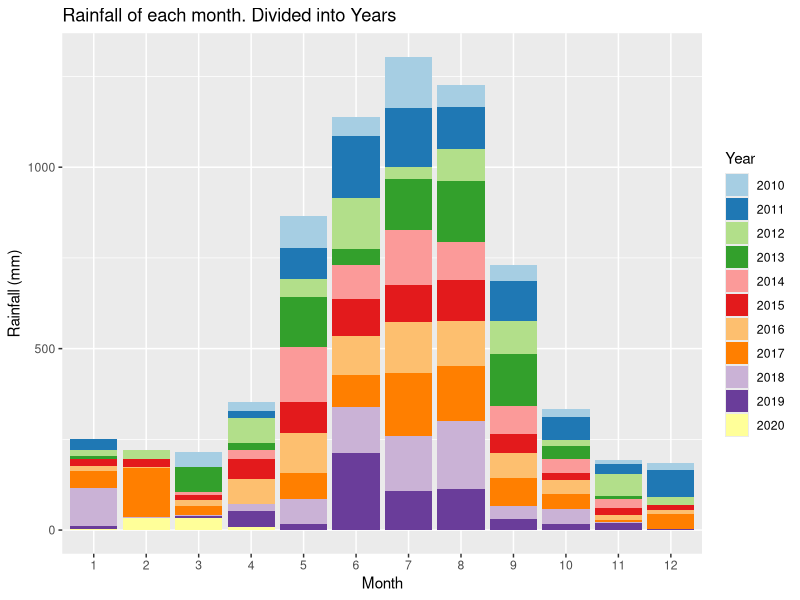
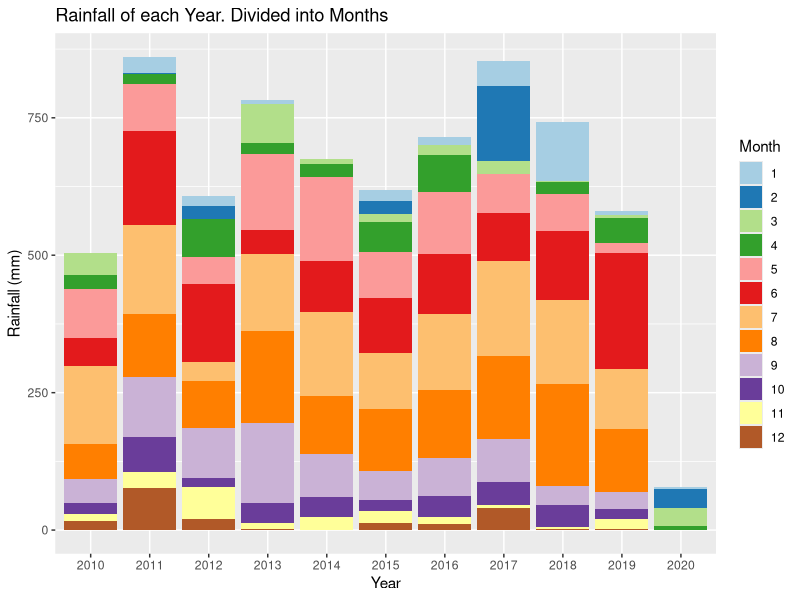
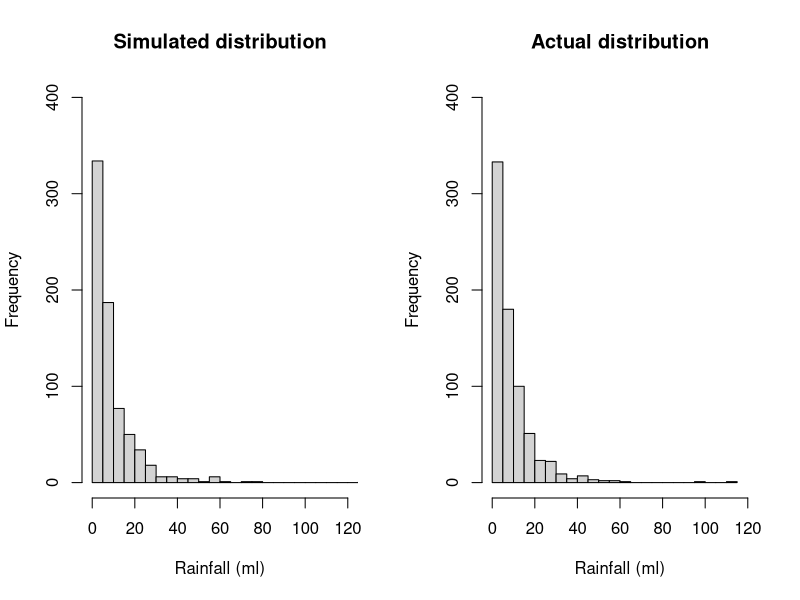
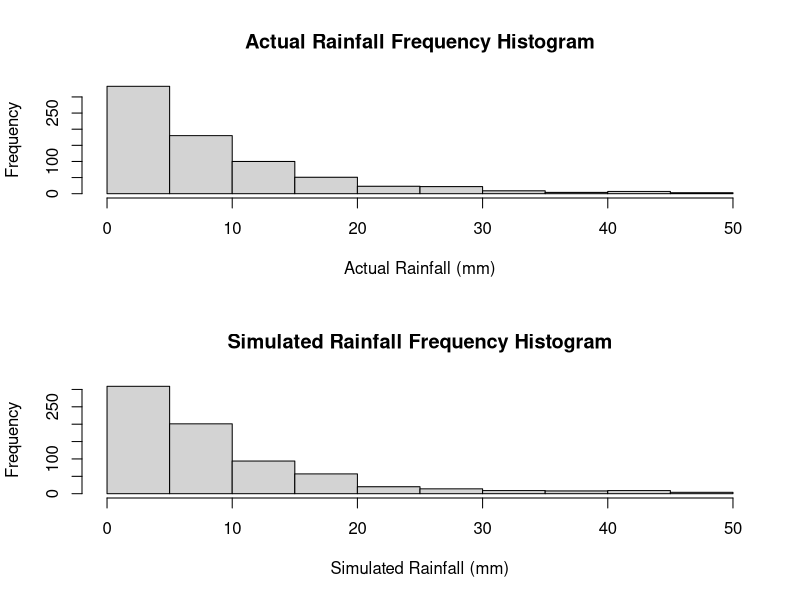
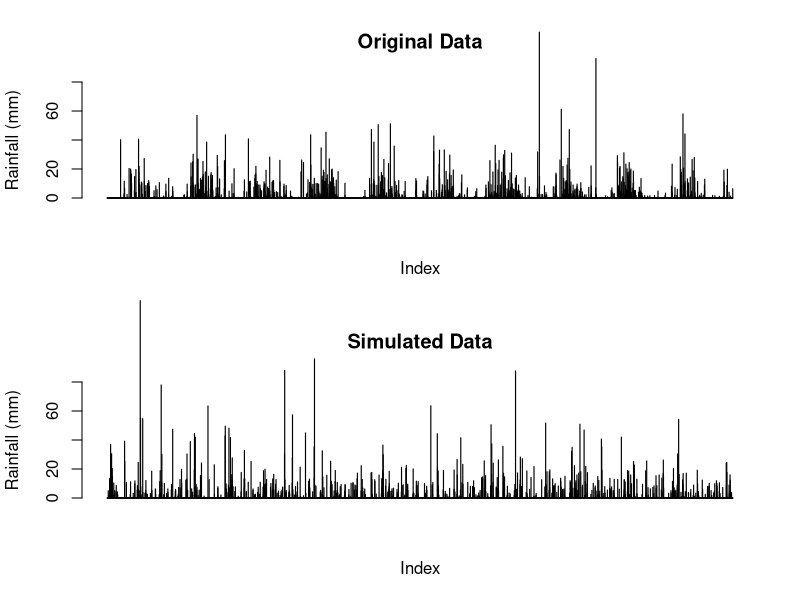
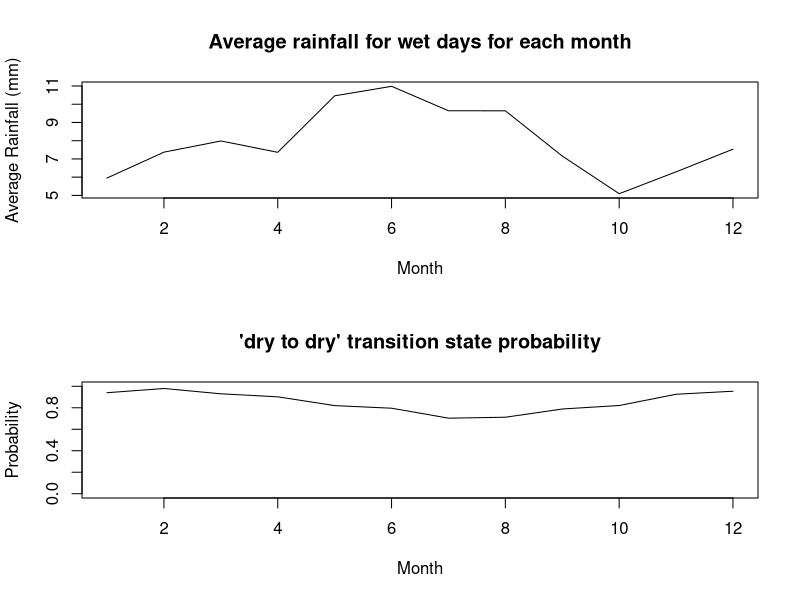
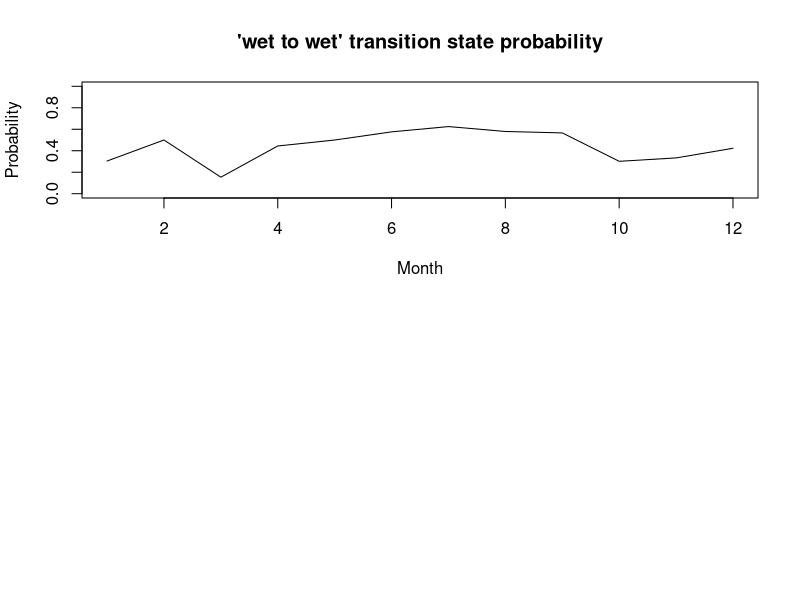
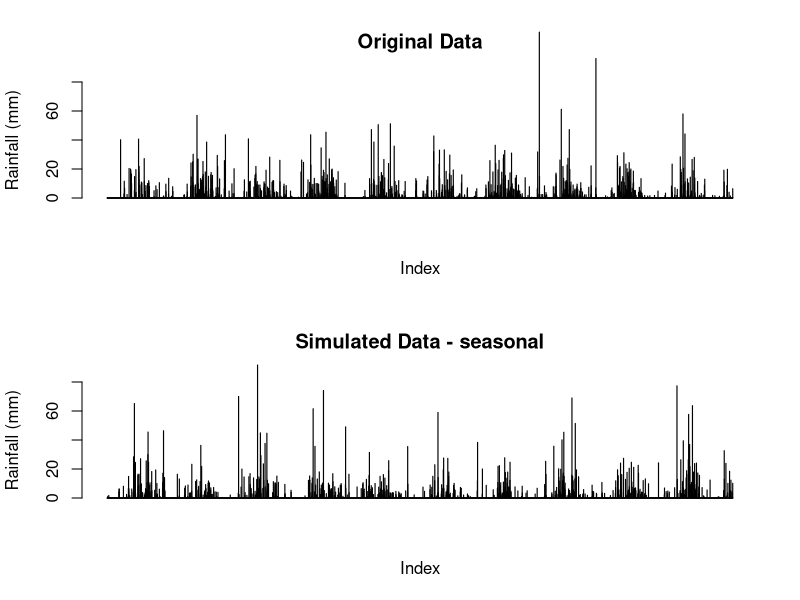

Write the R code that produced these figures, in order.
## ---- chunk 1
knitr::opts_chunk$set(echo = TRUE)
## ---- chunk 2
# Reading in the data from the csv file
data <-  read.csv("IDCJAC0009_009225_1800_Data.csv")
weather_data <- data
weather_data <- weather_data[which(is.na(weather_data$Rainfall.amount..millimetres.) == FALSE),] # excluding rows with no rainfall record made 
## ---- chunk 3
weather_data$date <- do.call(paste, c(weather_data[c("Day", "Month", "Year")], sep = "-")) # creating a column that contains the date for easy indentification
## ---- chunk 4
# function to categorise day as either 'wet' or 'dry' for the Markov Chain functions
state <- function(x){
  stateList <- c()
  for(ii in 1:length(x)){
    if(x[ii] < 1){
      stateList <- c(stateList, "dry")
    }
    if(x[ii] >= 1){
      stateList <- c(stateList, "wet")
    }
  }
  return(stateList)
}
weather_data$state <- state(weather_data$Rainfall.amount..millimetres.)
## ---- chunk 5
head(weather_data[,c('Rainfall.amount..millimetres.','state')], 10)
## ---- chunk 6
# function establishing Markov Chain transition state. Establishing the relationship between the rainfall of a given day and the day before it.
transitionState <- function(x){
  transitionStateList <- c('') #can't find transition state of first observation
  for(i in 2:length(x)){
    if(x[i] == "dry"){
      if (x[i-1] == "dry"){
        transitionStateList <- c(transitionStateList, "DryToDry")
      }
      else {
        transitionStateList <- c(transitionStateList, "WetToDry")
      }
    }
    if(x[i] == "wet"){
      if (x[i-1] == "dry"){
        transitionStateList <- c(transitionStateList, "DryToWet")
      }
      else {
        transitionStateList <- c(transitionStateList, "WetToWet")
      }
    }
  }
  return(transitionStateList)
}
weather_data$transitionState <- transitionState(weather_data$state)
## ---- chunk 7
head(weather_data[,c('Rainfall.amount..millimetres.','state', 'transitionState')], 10)
## ---- chunk 8
train_data <- subset(weather_data, Year >= 2010) # only look at the most recent, relevant data.
library(ggplot2)
library(RColorBrewer)

# explorative plots investigating the distribution of rainfall across months and years

# Plotting the rainfall data (grouped by years and months)
# Distribution of rainfall by month (segmented by year)
ggplot(train_data, aes(x = factor(Month), y = Rainfall.amount..millimetres., fill = factor(Year))) + 
  geom_bar(stat = "identity") + 
  scale_fill_brewer(palette = "Paired") + 
  xlab("Month")+
  ylab("Rainfall (mm)")+
  labs(fill = "Year")+
  ggtitle("Rainfall of each month. Divided into Years")
# There does appear to be a rough distribution of rainfall by month. Most years May, June, July, August, and September (month 5-9) have the most rain. There are outliers

ggplot(train_data, aes(x = factor(Year), y = Rainfall.amount..millimetres., fill = factor(Month))) + 
  geom_bar(stat = "identity") + 
  scale_fill_brewer(palette = "Paired") + 
  xlab("Year")+
  ylab("Rainfall (mm)")+
  labs(fill = "Month")+
  ggtitle("Rainfall of each Year. Divided into Months")
# There does not appear to be any obvious pattern in the rainfall across the 10 years (note. 2020 only contains 4 months of data, hence the low rainfall). The average looks to be around 650-700 mm. 
## ---- chunk 9
table(train_data$Month, train_data$Year) # only four months of data in 2020
## ---- chunk 10
#Calculating transition state probabilities, in general (no respect to month or season)
weatherTable <- table(train_data$transitionState)
weatherTable

probWetToWet = weatherTable['WetToWet'] / (weatherTable['WetToWet'] + weatherTable['WetToDry'])
probWetToWet

probDryToDry = weatherTable['DryToDry'] / (weatherTable['DryToDry'] + weatherTable['DryToWet'])
probDryToDry
## ---- chunk 11
#Basic generator (No seasonal variation)

#calculated above
generateRainfallBasic <- function(genLength){
  currentState = "dry" # Years start with very little rain, so more likely to start dry
  rainAmountList <- c()
  for (i3 in 1:genLength){
    if (currentState == "dry"){
      if (runif(1) < probDryToDry){
        currentState = "dry"
      }
      else{
        currentState = "wet"
      }
    }
    else if (currentState == "wet"){
      if (runif(1) < probWetToWet){
        currentState = "wet"
      }
      else{
        currentState = "dry"
      }
    }
                                      #generating amount of rainfall if state is wet, else 0
    if (currentState == "wet"){
      rainAmount <- 5.66*exp(rnorm(1))
      rainAmountList <- c(rainAmountList, rainAmount)
    }
    else{
      rainAmountList <- c(rainAmountList, 0)
    }
  }
  return(rainAmountList)
}
## ---- chunk 12
#comparing log-normal against actual data, veeerryyyy close fit, will use log-normal for rainfall sim
par(mfrow=c(1,2))
p1 <- 5.66*exp(rnorm(732))
hist(p1, breaks = 30, xlim = c(0,120), ylim = c(0,400), main = "Simulated distribution", xlab = "Rainfall (ml)")

p2 <- train_data$Rainfall.amount..millimetres.[train_data$Rainfall.amount..millimetres.>1]
hist(p2, breaks = 30, xlim = c(0,120), ylim = c(0,400), main = "Actual distribution", xlab = "Rainfall (ml)")

mean(p1)
mean(p2)
## ---- chunk 13
#Basic generator tests
testRainfall = generateRainfallBasic(3761)

par(mfrow=c(2,1))
hist(train_data$Rainfall.amount..millimetres.[train_data$Rainfall.amount..millimetres.>1 & train_data$Rainfall.amount..millimetres.<50], xlab = "Actual Rainfall (mm)", main = "Actual Rainfall Frequency Histogram")
hist(testRainfall[testRainfall > 1 & testRainfall <50], xlab = "Simulated Rainfall (mm)", main = "Simulated Rainfall Frequency Histogram")

par(mfrow=c(2,1))
barplot(train_data$Rainfall.amount..millimetres., ylim = c(0,80), main = "Original Data", ylab = "Rainfall (mm)", xlab = "Index")
barplot(testRainfall, ylim = c(0,80), main = "Simulated Data", ylab = "Rainfall (mm)", xlab = "Index")
## ---- chunk 14
#Calculates the transition probabilities for each month

transitonStatesMonthsFrame <- data.frame(list(rep(0, 12), list(rep(0, 12), list(rep(0, 12), list(rep(0, 12)))))) #Initialises 12x4 frame filled with zeroes (4 columns for each transition state, 12 rows for each month)
names(transitonStatesMonthsFrame) <- c('DryToDry', 'DryToWet', 'WetToDry', 'WetToWet')

#Makes the dataframe with the count of each transition state with each month
for (i4 in 1:dim(train_data)[1]){
  tempTransitionState <- train_data[i4, 'transitionState']
  tempMonth <- train_data[i4, 'Month'] 
  transitonStatesMonthsFrame[tempMonth, tempTransitionState] <- transitonStatesMonthsFrame[tempMonth, tempTransitionState]+1 # increase count of tempTransitionState for month tempMonth by 1
}
## ---- chunk 15
head(transitonStatesMonthsFrame, 10)
## ---- chunk 16
#Calculates the transition state probabilities for each month in the data frame
probTransitonStatesMonthsFrame <- transitonStatesMonthsFrame
for (i in 1:dim(transitonStatesMonthsFrame)[1]){
  
  probTransitonStatesMonthsFrame[i, 'DryToDry'] <- transitonStatesMonthsFrame[i, 'DryToDry'] / (transitonStatesMonthsFrame[i, 'DryToDry'] + transitonStatesMonthsFrame[i, 'DryToWet'])
  
  probTransitonStatesMonthsFrame[i, 'DryToWet'] <- transitonStatesMonthsFrame[i, 'DryToWet'] / (transitonStatesMonthsFrame[i, 'DryToDry'] + transitonStatesMonthsFrame[i, 'DryToWet'])
    
  probTransitonStatesMonthsFrame[i, 'WetToDry'] <- transitonStatesMonthsFrame[i, 'WetToDry'] / (transitonStatesMonthsFrame[i, 'WetToDry'] + transitonStatesMonthsFrame[i, 'WetToWet'])
    
  probTransitonStatesMonthsFrame[i, 'WetToWet'] <- transitonStatesMonthsFrame[i, 'WetToWet'] / (transitonStatesMonthsFrame[i, 'WetToDry'] + transitonStatesMonthsFrame[i, 'WetToWet'])
}
## ---- chunk 17
head(probTransitonStatesMonthsFrame, 10)
## ---- chunk 18
#testing average rainfall when its rains in each month, and for wettowet vs drytowet transitions.
test_w2w <- train_data$Rainfall.amount..millimetres.[train_data$transitionState == "WetToWet"]
test_d2w <- train_data$Rainfall.amount..millimetres.[train_data$transitionState == "DryToWet"]
mean(test_w2w)
mean(test_d2w)
wilcox.test(test_d2w, test_w2w)
#since resulting wilcox test p-value is 0.85, we conclude that theres no difference in rainfall depending on the transition state, and do not need to include it in our model.

test_rainfallPerMonth <- train_data[train_data$state == "wet",c(4,6)]
kruskal.test(Rainfall.amount..millimetres. ~ Month, data = test_rainfallPerMonth)
#p-val = 0.00016, therefore difference between average rainfall for each month

## ---- chunk 19
#calculating the mean rainfall when it rains for each month, to change how much it rains according to the generator later on. Limited to less than 60 mls as the dataset is not large enough for large rainfall amounts (such as 114ml in feburary) to not throw the mean off.
rainMonthData <- c()
for (i in 1:12){
  temp<- train_data$Rainfall.amount..millimetres.[train_data$state == "wet" & train_data$Month == i & train_data$Rainfall.amount..millimetres. < 60]
  rainMonthData <- c(rainMonthData, list(temp))
  rm(temp)
}

rainfallAvgMonth <- sapply(rainMonthData, mean)

## ---- chunk 20
plot(c(1:12), rainfallAvgMonth, type = "l", xlab = "Month", ylab = "Average Rainfall (mm)", main = "Average rainfall for wet days for each month")
## ---- chunk 21
#How the transition state probabilities vary for each month
plot(probTransitonStatesMonthsFrame$DryToDry, ylim = c(0,1), xlab = "Month", main = "'dry to dry' transition state probability", type = 'l', ylab = "Probability")
plot(probTransitonStatesMonthsFrame$WetToWet, ylim = c(0,1), xlab = "Month", main = "'wet to wet' transition state probability", type = 'l', ylab = "Probability")
## ---- chunk 22

#Weather generator accounting  for seasonal variation of transition states or something i hope
#Yes this is just a spicy version of basic generator it's mostly the same in fact if i forget to even do this it is the same


generateRainfallSeasonal <- function(input){
  # input must be weather_data or a subset of weather_data
  currentState = "dry" #can make this into a random choice later
  rainAmountList <- c()
  for (i5 in 1:dim(input)[1]){
    if (currentState == "dry"){
      if (runif(1) < probTransitonStatesMonthsFrame[input[i5, 'Month'], 'DryToDry']){ #now inputs depending on the month of input
        currentState = "dry"
      }
      else{
        currentState = "wet"
      }
    }
    else if (currentState == "wet"){
      if (runif(1) < probTransitonStatesMonthsFrame[input[i5, 'Month'], 'WetToWet']){
        currentState = "wet"
      }
      else{
        currentState = "dry"
      }
    }
                                      #generating amount of rainfall if state is wet, else 0
    if (currentState == "wet"){
      
      #rainAmount <- 5.66*exp(rnorm(1)) #now log-normal dist, 5 used because is close to mean of weather_data's / the mean of what exp(rnorm(1)) is by default /// Old Version 
      rainAmount <- rainfallAvgMonth[input[i5, 'Month']]*exp(rnorm(1))/1.648 #average of exp(rnorm(1)) is ~1.648, so we divide by that so the average of each month will just be the actual average calculated from rainfallAvgMonth.
      
      rainAmountList <- c(rainAmountList, rainAmount)
    }
    else{
      rainAmountList <- c(rainAmountList, 0)
    }
  }
  return(rainAmountList)
}
## ---- chunk 23
#testing code for seasonal generator
inputSeasonalRainfall <- dplyr::select(train_data, 'Year', 'Month', 'Day') #using existing train data's dates to input to function, instead of putting in just how many to generate

testSeasonalRainfall = generateRainfallSeasonal(inputSeasonalRainfall)
## ---- chunk 24
par(mfrow=c(2,1))
barplot(train_data$Rainfall.amount..millimetres., ylim = c(0,80), main = "Original Data", ylab = "Rainfall (mm)", xlab = "Index")
barplot(testSeasonalRainfall, ylim = c(0,80), main = "Simulated Data - seasonal", ylab = "Rainfall (mm)", xlab = "Index")
## ---- chunk 25
set.seed(100345)

sampID <- sample.int(nrow(train_data), size = 0.8*nrow(train_data), replace = FALSE)
train_data <- train_data[sampID,] # 80% of data for training
test_data <- train_data[-sampID,] # 20% for testing
## ---- chunk 26
#code to calculate transition probabilities for each month (copied from earlier)
  # calculating the number of occurances of each trainsition state for eah month
transitonStatesMonthsFrame <- data.frame(list(rep(0, 12), list(rep(0, 12), list(rep(0, 12), list(rep(0, 12)))))) #initialising frame by creating 12x4 frame filled with zeroes
names(transitonStatesMonthsFrame) <- c('DryToDry', 'DryToWet', 'WetToDry', 'WetToWet') #name da columns

for (i4 in 1:dim(train_data)[1]){ #making dataframe with count of each transition state for each month
  tempTransitionState <- train_data[i4, 'transitionState']
  tempMonth <- train_data[i4, 'Month']
  transitonStatesMonthsFrame[tempMonth, tempTransitionState] <- transitonStatesMonthsFrame[tempMonth, tempTransitionState]+1
}


  #calculating the probabilites of each transition state for eachonth from the number of occurances 
probTransitonStatesMonthsFrame<- transitonStatesMonthsFrame

for (i in 1:dim(transitonStatesMonthsFrame)[1]){ #calculating transition probs for each month in df
  
  probTransitonStatesMonthsFrame[i, 'DryToDry'] <- transitonStatesMonthsFrame[i, 'DryToDry'] / (transitonStatesMonthsFrame[i, 'DryToDry'] + transitonStatesMonthsFrame[i, 'DryToWet'])
  
  probTransitonStatesMonthsFrame[i, 'DryToWet'] <- transitonStatesMonthsFrame[i, 'DryToWet'] / (transitonStatesMonthsFrame[i, 'DryToDry'] + transitonStatesMonthsFrame[i, 'DryToWet'])
    
  probTransitonStatesMonthsFrame[i, 'WetToDry'] <- transitonStatesMonthsFrame[i, 'WetToDry'] / (transitonStatesMonthsFrame[i, 'WetToDry'] + transitonStatesMonthsFrame[i, 'WetToWet'])
    
  probTransitonStatesMonthsFrame[i, 'WetToWet'] <- transitonStatesMonthsFrame[i, 'WetToWet'] / (transitonStatesMonthsFrame[i, 'WetToDry'] + transitonStatesMonthsFrame[i, 'WetToWet'])
}

# calucating the new average rainfall for each month
rainMonthData <- c()
for (i in 1:12){
  temp<- train_data$Rainfall.amount..millimetres.[train_data$state == "wet" & train_data$Month == i & train_data$Rainfall.amount..millimetres. < 60]
  rainMonthData <- c(rainMonthData, list(temp))
  rm(temp)
}

rainfallAvgMonth <- sapply(rainMonthData, mean)
## ---- chunk 27
#generate test data
testSeasonalRainfall20 = generateRainfallSeasonal(test_data) # generate a simulation with the same number of observations as test_data (20% of the total data)
## ---- chunk 28
par(mfrow = c(2, 1))

barplot(testSeasonalRainfall20, ylab = "Rainfall (mm)", xlab = "index", main = "Simulated data")
barplot(test_data$Rainfall.amount..millimetres., ylab = "Rainfall (mm)", xlab  = "index", main = "Actual data")
## ---- chunk 29
# Wilcoxon signed rank test
WT <- wilcox.test(testSeasonalRainfall20, test_data$Rainfall.amount..millimetres., paired=T)
print("Wilcoxon rank sum p-value")
WT$p.value
# paired student t test
TT <- t.test(testSeasonalRainfall20, test_data$Rainfall.amount..millimetres., paired=T)
print("t-test p-value")
TT$p.value
## ---- chunk 30
train_data <- subset(weather_data, Year >= 2010)
train10_data <- subset(weather_data, Year >= 2009 & Year < 2019)
data_2019 <- subset(weather_data, Year == 2019)
## ---- chunk 31
#code to calculate transition probabilities for each month (copied from earlier)

transitonStatesMonthsFrame <- data.frame(list(rep(0, 12), list(rep(0, 12), list(rep(0, 12), list(rep(0, 12)))))) #initialising frame by creating 12x4 frame filled with zeroes
names(transitonStatesMonthsFrame) <- c('DryToDry', 'DryToWet', 'WetToDry', 'WetToWet') #name da columns

for (i4 in 1:dim(train10_data)[1]){ #making dataframe with count of each transition state for each month
  tempTransitionState <- train10_data[i4, 'transitionState']
  tempMonth <- train10_data[i4, 'Month']
  transitonStatesMonthsFrame[tempMonth, tempTransitionState] <- transitonStatesMonthsFrame[tempMonth, tempTransitionState]+1
}


#also copied from earlier
probTransitonStatesMonthsFrame<- transitonStatesMonthsFrame
for (i in 1:dim(transitonStatesMonthsFrame)[1]){ #calculating transition probs for each month in df
  
  probTransitonStatesMonthsFrame[i, 'DryToDry'] <- transitonStatesMonthsFrame[i, 'DryToDry'] / (transitonStatesMonthsFrame[i, 'DryToDry'] + transitonStatesMonthsFrame[i, 'DryToWet'])
  
  probTransitonStatesMonthsFrame[i, 'DryToWet'] <- transitonStatesMonthsFrame[i, 'DryToWet'] / (transitonStatesMonthsFrame[i, 'DryToDry'] + transitonStatesMonthsFrame[i, 'DryToWet'])
    
  probTransitonStatesMonthsFrame[i, 'WetToDry'] <- transitonStatesMonthsFrame[i, 'WetToDry'] / (transitonStatesMonthsFrame[i, 'WetToDry'] + transitonStatesMonthsFrame[i, 'WetToWet'])
    
  probTransitonStatesMonthsFrame[i, 'WetToWet'] <- transitonStatesMonthsFrame[i, 'WetToWet'] / (transitonStatesMonthsFrame[i, 'WetToDry'] + transitonStatesMonthsFrame[i, 'WetToWet'])
}


set.seed(10356)

# get a testing 
monthList <- subset(weather_data, Year == 2019) # a year that isn't a leap year to get the month list, as generation algorithm only requires months
monthList <- monthList['Month']
testSeasonalRainfall10 <- generateRainfallSeasonal(monthList)
## ---- chunk 32
#compare generated year against 2019
par(mfrow = c(2,1))
barplot(testSeasonalRainfall10, xlab = "Index", ylab = "Rainfall (mm)", main = "Simulated Rainfall")
barplot(data_2019$Rainfall.amount..millimetres., xlab = "Index", ylab = "Rainfall (mm)", main = "2019 Rainfall")
## ---- chunk 33
# check other years for comparison
par(mfrow = c(3,2))
barplot(testSeasonalRainfall10, xlab = "Index", ylab = "Rainfall (mm)", main = "Simulated Rainfall")
year <- subset(weather_data, Year == 2015)
barplot(year$Rainfall.amount..millimetres., xlab = "Index", ylab = "Rainfall (mm)", main = "2015 Rainfall")
year <- subset(weather_data, Year == 2008)
barplot(year$Rainfall.amount..millimetres., xlab = "Index", ylab = "Rainfall (mm)", main = "2008 Rainfall")
year <- subset(weather_data, Year == 2015)
barplot(year$Rainfall.amount..millimetres., xlab = "Index", ylab = "Rainfall (mm)", main = "2017 Rainfall")
year <- subset(weather_data, Year == 2007)
barplot(year$Rainfall.amount..millimetres., xlab = "Index", ylab = "Rainfall (mm)", main = "2007 Rainfall")
year <- subset(weather_data, Year == 2013)
barplot(year$Rainfall.amount..millimetres., xlab = "Index", ylab = "Rainfall (mm)", main = "2013 Rainfall")
rm(year)
## ---- chunk 34
# Creates a graph of difference in rainfall for years, weeks, months, years to see if there are any potential patterns.

# Creates a list of the weekly rainfall
RainfallWeekly <- data.frame("Rainfall (mm)", "Week")
colnames(RainfallWeekly) <- c("Rainfall (mm)", "Week")
RainfallWeekly$`Rainfall (mm)` <- as.numeric(RainfallWeekly$`Rainfall (mm)`)
RainfallWeekly$Week <- as.numeric(RainfallWeekly$Week)
week = 1
weekRain = 0
for(ii in c(1: nrow(weather_data))){
  weekRain = weekRain + weather_data[ii, 6] # rainfall amount for that row
  
  if(ii%%7 == 0){ # every 7th row
    RainfallWeekly[(ii/7), 1] <- weekRain # 1 row of RainfallWeekly created every 7 rows (1 weeks) - inserting rainfall total for that week
    RainfallWeekly[(ii/7), 2] <- week
    week = week + 1
    weekRain = 0 # clear total rainfall to prepare for next week
  }
}
## ---- chunk 35
RainfallWeeklyDiff <- data.frame(c(1:(nrow(RainfallWeekly)-1)), c(1:(nrow(RainfallWeekly)-1))) # data frame with two columns, one less row than RainfallWeekly
colnames(RainfallWeeklyDiff) <- c("Rainfall diff (mm)", "Week")
RainfallWeeklyDiff$`Rainfall diff (mm)` <- diff(RainfallWeekly$`Rainfall (mm)`) # change in weeks
## ---- chunk 36
# plot first 700 weeks first against the difference in rainfall, and then the rainfall per week
par(mfrow = c(4,1))
plot(RainfallWeeklyDiff[c(1:350), 2], RainfallWeeklyDiff[c(1:350), 1], xlab = "week", ylab = "change in rainfall (mm)", cex = 2, type = "b")
plot(RainfallWeekly[c(1:350), 2], RainfallWeekly[c(1:350), 1], xlab = "week", ylab = "rainfall (mm)", type = "l")
plot(RainfallWeeklyDiff[c(351:700), 2], RainfallWeeklyDiff[c(351:700), 1], xlab = "week", ylab = "change in rainfall (mm)", cex = 2, type = "b")
plot(RainfallWeekly[c(351:700), 2], RainfallWeekly[c(351:700), 1], xlab = "week", ylab = "rainfall (mm)", type = "l")

## ---- chunk 37
# plot second 700 weeks first against the difference in rainfall, and then the rainfall per week
par(mfrow = c(4,1))
plot(RainfallWeeklyDiff[c(701:1050), 2], RainfallWeeklyDiff[c(701:1050), 1], xlab = "week", ylab = "change in rainfall (mm)", cex = 2, type = "b")
plot(RainfallWeekly[c(701:1050), 2], RainfallWeekly[c(701:1050), 1], xlab = "week", ylab = "rainfall (mm)", type = "l")
plot(RainfallWeeklyDiff[c(1051:1414), 2], RainfallWeeklyDiff[c(1051:1414), 1], xlab = "week", ylab = "change in rainfall (mm)", cex = 2, type = "b")
plot(RainfallWeekly[c(1051:1414), 2], RainfallWeekly[c(1051:1414), 1], xlab = "week", ylab = "rainfall (mm)", type = "l")
## ---- chunk 38
rainSort_2019 <- data_2019$Rainfall.amount..millimetres.
# qqplot before removing 'dry' days
qqnorm(rainSort_2019, pch = 1, frame = F, main = "Normal Q-Q Plot of Rainfall 2019 (including dry days)")
qqline(rainSort_2019, col = "red", lwd = 2)
rainSort_2019 <- rainSort_2019[which(rainSort_2019 != 0)]
# qqplot after removing 'dry' days
qqnorm(rainSort_2019, pch = 1, frame = F, main = "Normal Q-Q Plot of Rainfall 2019 (excluding dry days)")
qqline(rainSort_2019, col = "red", lwd = 2)
hist(rainSort_2019, breaks = 50)
# data is not normally distributed
rm(rainSort_2019)
## ---- chunk 39
rain2019 <- subset(weather_data, Year == 2019)
length(rain2019$Rainfall.amount..millimetres.)
length(testSeasonalRainfall10)

## ---- chunk 40
# function to return the sum of ranks of difference (w+ and w-) that are part of the Wilcoxon signed rank calculations
returnRanks <- function(simulated, actual){
  diffs <- (simulated - actual)
  diffs <- diffs[diffs != 0]
  posDifs <- which(diffs > 0)
  negDiffs <- which(diffs < 0)
  rank <- rank(abs(diffs))
  rankPosDiff <- sum(rank[posDifs])
  rankNegDiff <- sum(rank[negDiffs]) 
  return(c(rankPosDiff, rankNegDiff))
}

## ---- chunk 41

table(rain2019$Month)
# Since there are two days missing from October and December, we will have to find the days and remove them from our simulated results.
table(rain2019$Day)
# one month is missing a day 5, and another is missing a day 19 (both 11 when should be 12)/
temp <- subset(rain2019, Day == 5)
temp$Month # 5th of October missing
temp <- subset(rain2019, Day == 19)
temp$Month # 19th of December missing
rm(temp)
## ---- chunk 42
# to perform Wilcoxon Signed Rank test must have paired data, so remove those extra dates from testSeasonalRainfall10
# 2019 is a non leap year

which(rain2019$date == "4-10-2019") # find what row the day before 5-10-2019 is
# thereforer 5-10-2019 would be row 278 (277+1)
which(rain2019$date == "18-12-2019") # find what row the day before 5-10-2019 is
# thereforer 5-10-2019 would be row 353 (351+2). Add two as both 5th october and 19th december are missing

simRainfall2019 <- testSeasonalRainfall10 # remove day 278 and day 353 data from testSeasonalRainfall10
## ---- chunk 43
set.seed(102343656)

# get a testing 
monthList <- subset(weather_data, Year == 2019) # a year that isn't a leap year to get the month list, as generation algorithm only requires months
monthList <- monthList['Month']
testSeasonalRainfall10 <- generateRainfallSeasonal(monthList)
simRainfall2019 <- testSeasonalRainfall10 # remove day 278 and day 353 data from testSeasonalRainfall10
## ---- chunk 44
# test of testSeasonalRainfall10 against 2019 rainfall (testSeasonalRainfall10 was simulation of 2019 rainfall)
wilcox.test(rain2019$Rainfall.amount..millimetres., simRainfall2019, paired = T, alternative = "t", conf.int = T, conf.level = 0.95)

# the p-value is 0.04918,indicating that it is likely that there is a significant difference between the simulated data and the actual data. This means that one set of data was consistently and significantly larger than the other

# manual calculation of Wilcoxon signed rank values 

sumRanks <- returnRanks(simRainfall2019, rain2019$Rainfall.amount..millimetres.)
sumRanks[1] # rankPosDiff ( sum of the ranks of the positive differences)
sumRanks[2] # rankNegDiff (sum of the ranks of the negative differrences)

# rankPosDiff (the sum of the ranks of the differences where the simulated data is greater than the actual) is 7414. rankNegDiff (the sum of the ranks of the the differences where the actual is greater than the simulated) is 5147. rankPosDiff is quite a bit larger than rankNegDiff
## ---- chunk 45
# to confirm the results of the first Wilcoson signed rank test, repeat with 3 different sets of simulated rainfall
set.seed(12345)

# using month probabilites generate one years worth of data 
monthList <- subset(weather_data, Year == 2011) # a year that isn't a leap year to get the month list, as generation algorithm only requires months
monthList <- monthList['Month']
testSeasonalRainfall10 <- generateRainfallSeasonal(monthList)

simRainfall2019 <- testSeasonalRainfall10[-c(278, 353)] # remove day 278 and day 353 data from testSeasonalRainfall10

wilcox.test(rain2019$Rainfall.amount..millimetres., simRainfall2019, paired = T, alternative = "t", conf.int = T, conf.level = 0.95)

# The p-value is 0.1981, indiciating that there is not a significant difference between the simulated data and the actual data

# manual calculation of Wilcoxon signed rank values 
sumRanks <- returnRanks(simRainfall2019, rain2019$Rainfall.amount..millimetres.)
sumRanks[1] # rankPosDiff ( sum of the ranks of the positive differences)
sumRanks[2] # rankNegDiff (sum of the ranks of the negative differrences)

## ---- chunk 46
set.seed(347876)

# using month probabilites generate one years worth of data 
monthList <- subset(weather_data, Year == 2011) # a year that isn't a leap year to get the month list, as generation algorithm only requires months
monthList <- monthList['Month']
testSeasonalRainfall10 <- generateRainfallSeasonal(monthList)

simRainfall2019 <- testSeasonalRainfall10[-c(278, 353)] # remove day 278 and day 353 data from testSeasonalRainfall10

wilcox.test(rain2019$Rainfall.amount..millimetres., simRainfall2019, paired = T, alternative = "t", conf.int = T, conf.level = 0.95)

# manual calculation of Wilcoxon signed rank values 
sumRanks <- returnRanks(simRainfall2019, rain2019$Rainfall.amount..millimetres.)
sumRanks[1] # rankPosDiff ( sum of the ranks of the positive differences)
sumRanks[2] # rankNegDiff (sum of the ranks of the negative differrences)

## ---- chunk 47
set.seed(3456789)
# using month probabilites generate one years worth of data 
monthList <- subset(weather_data, Year == 2011) # a year that isn't a leap year to get the month list, as generation algorithm only requires months
monthList <- monthList['Month']
testSeasonalRainfall10 <- generateRainfallSeasonal(monthList)

simRainfall2019 <- testSeasonalRainfall10[-c(278, 353)] # remove day 278 and day 353 data from testSeasonalRainfall10

wilcox.test(rain2019$Rainfall.amount..millimetres., simRainfall2019, paired = T, alternative = "t", conf.int = T, conf.level = 0.95)


# manual calculation of Wilcoxon signed rank values 
sumRanks <- returnRanks(simRainfall2019, rain2019$Rainfall.amount..millimetres.)
sumRanks[1] # rankPosDiff ( sum of the ranks of the positive differences)
sumRanks[2] # rankNegDiff (sum of the ranks of the negative differrences)

## ---- chunk 48
# looking at the four total simulations created, there is generally no significant different between the simulated rainfall and the actual rainfall. 
# However looking at rankPosDiff and rankNegDiff calculated for each (the sum of the ranks of the positive and negative differences between the simulated and actual data respectively), the simulated rainfall was consistently larger than the actual data 
# The reason for this is likely because 2019 had a very small amount of rainfall compared to the rest of the years.
sum(train10_data$Rainfall.amount..millimetres.)/10 # /10 to get average of 10 years of rain data
sum(rain2019$Rainfall.amount..millimetres.)
## ---- chunk 49
median(simRainfall2019)
median(rain2019$Rainfall.amount..millimetres.)

# given the number of dry days, it makes sense that the median's would be very similar in the Wilcoxon Signed Rank test
# To perform the Wilcoxon Signed Rank test we remove those dates from testSeasonalRainfall10
# 2019 is a non leap year so February will have 28 days
#October 5th and December 19th are missing, so we remove them
month_result <- which(rain2019$date == "4-10-2019" | rain2019$date=="18-12-2019")
simRainfall2019 <- testSeasonalRainfall10[-c(month_result[1]+1, month_result[2]+1)]

# Test of testSeasonalRainfall10 against 2019 rainfall (testSeasonalRainfall10 was simulation of 2019 rainfall)
wilcox.test(simRainfall2019, rain2019$Rainfall.amount..millimetres., paired = T, alternative = "t")

# Since the p-value is relatively high, it can be concluded that there is no significant diference between the simulated 2019 data and the actual 2019 data. 
# While the simulation may not be an accurate prediction of 2019 (as seen in the barplots), the simulation was also not logically flawed, as there is not a significant difference between the median of the simulation and the median of the actual.
#Furthermore, a qucik comparison of the medians in the Wilcoxon Signed Rank test shows that (as expected) they are also very similar.
cat("Median of actual and simulated rainfall respectively: ", median(rain2019$Rainfall.amount..millimetres.), median(simRainfall2019))
rm(simRainfall2019)
## ---- chunk 50
# looking at 2013 data (which had a larger than average amount of rain)

rain2013 <- subset(weather_data, Year == 2013)
simRainfall2013 <- generateRainfallSeasonal(monthList)
wilcox.test(simRainfall2013, rain2013$Rainfall.amount..millimetres., paired = T, conf.int = T, conf.level = 0.95)

par(mfrow = c(2,1))
barplot(simRainfall2013, xlab = "Index", ylab = "Rainfall (mm)", main = "Simulated Rainfall")
barplot(rain2013$Rainfall.amount..millimetres., xlab = "Index", ylab = "Rainfall (mm)", main = "2013 Rainfall")

diffs <- (simRainfall2013 - rain2013$Rainfall.amount..millimetres.)
diffs <- diffs[diffs != 0]
posDifs <- which(diffs > 0)
negDiffs <- which(diffs < 0)
rank <- rank(abs(diffs))
rankPosDiff <- sum(rank[posDifs])
rankNegDiff <- sum(rank[negDiffs]) 

rankPosDiff
rankNegDiff

mean(diffs)
